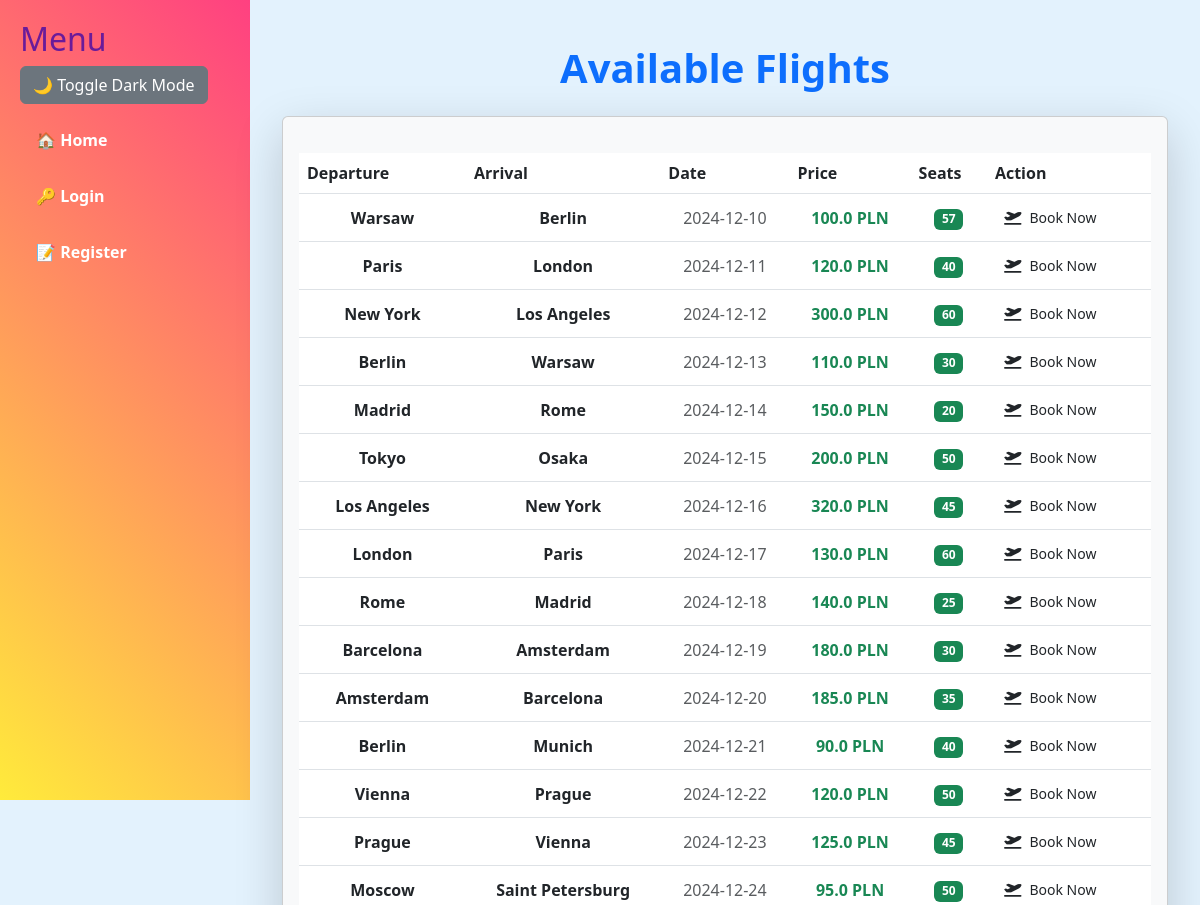
Before: / (upper part) with the older database file.
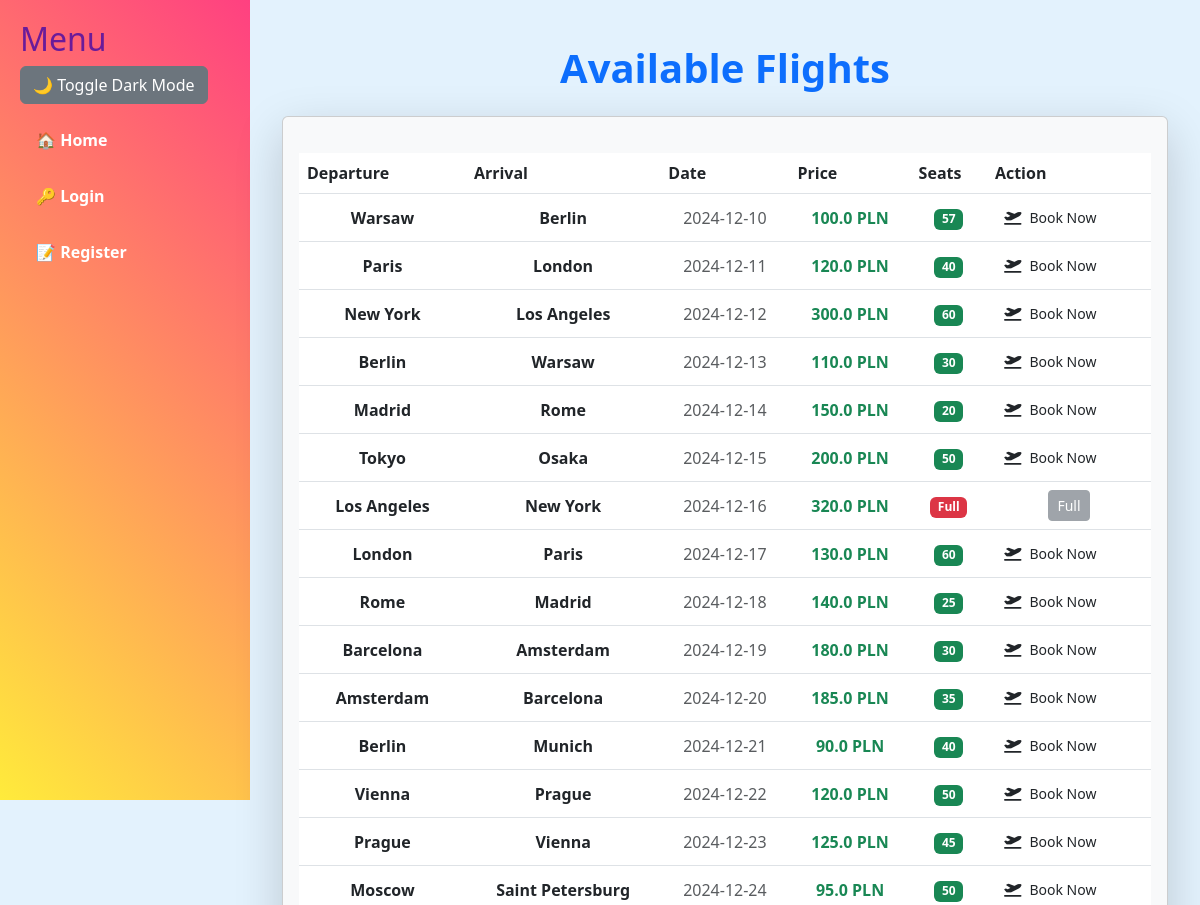
After: the same page with the newer database file.
### app.py (models this page shows)
class Flight(db.Model):
    id = db.Column(db.Integer, primary_key=True)
    departure_city = db.Column(db.String(100), nullable=False)
    arrival_city = db.Column(db.String(100), nullable=False)
    date = db.Column(db.String(100), nullable=False)
    price = db.Column(db.Float, nullable=False)
    available_seats = db.Column(db.Integer, nullable=False)

### app.py (the view)
@app.route("/")
def index():
    flights = Flight.query.all()
    return render_template("index.html", flights=flights)

### templates/index.html (shortened to what this page needs)
{% extends "base.html" %}
{% block content %}
<div class="container-fluid">
    <h1 class="text-center text-primary fw-bold my-4">Available Flights</h1>
    <div class="card shadow-lg p-3 mb-5 bg-body-tertiary rounded">
        <div class="table-responsive">
            <table class="table table-hover align-middle">
                <thead class="bg-gradient-primary text-white">
                    <tr>
                        <th>Departure</th>
                        <th>Arrival</th>
                        <th>Date</th>
                        <th>Price</th>
                        <th>Seats</th>
                        <th>Action</th>
                    </tr>
                </thead>
                <tbody>
                    {% for flight in flights %}
                    <tr>
                        <td class="text-dark fw-bold">{{ flight.departure_city }}</td>
                        <td class="text-dark fw-bold">{{ flight.arrival_city }}</td>
                        <td class="text-muted">{{ flight.date }}</td>
                        <td class="text-success fw-bold">{{ flight.price }} PLN</td>
                        <td>
                            {% if flight.available_seats > 0 %}
                                <span class="badge bg-success">{{ flight.available_seats }}</span>
                            {% else %}
                                <span class="badge bg-danger">Full</span>
                            {% endif %}
                        </td>
                        <td>
                            {% if flight.available_seats > 0 %}
                                <a href="{{ url_for('book_flight', flight_id=flight.id) }}" class="btn btn-gradient-primary btn-sm d-flex align-items-center">
                                    <i class="fas fa-plane-departure me-2"></i> Book Now
                                </a>
                            {% else %}
                                <button class="btn btn-secondary btn-sm" disabled>Full</button>
                            {% endif %}
                        </td>
                    </tr>
                    {% endfor %}
                </tbody>
            </table>
        </div>
    </div>
</div>
{% endblock %}

Changed rows visible on the page:
changed Flight (number 7 of 15 on the later page): available_seats "45" → (not shown); available_seats "Book Now" → "Full Full"
